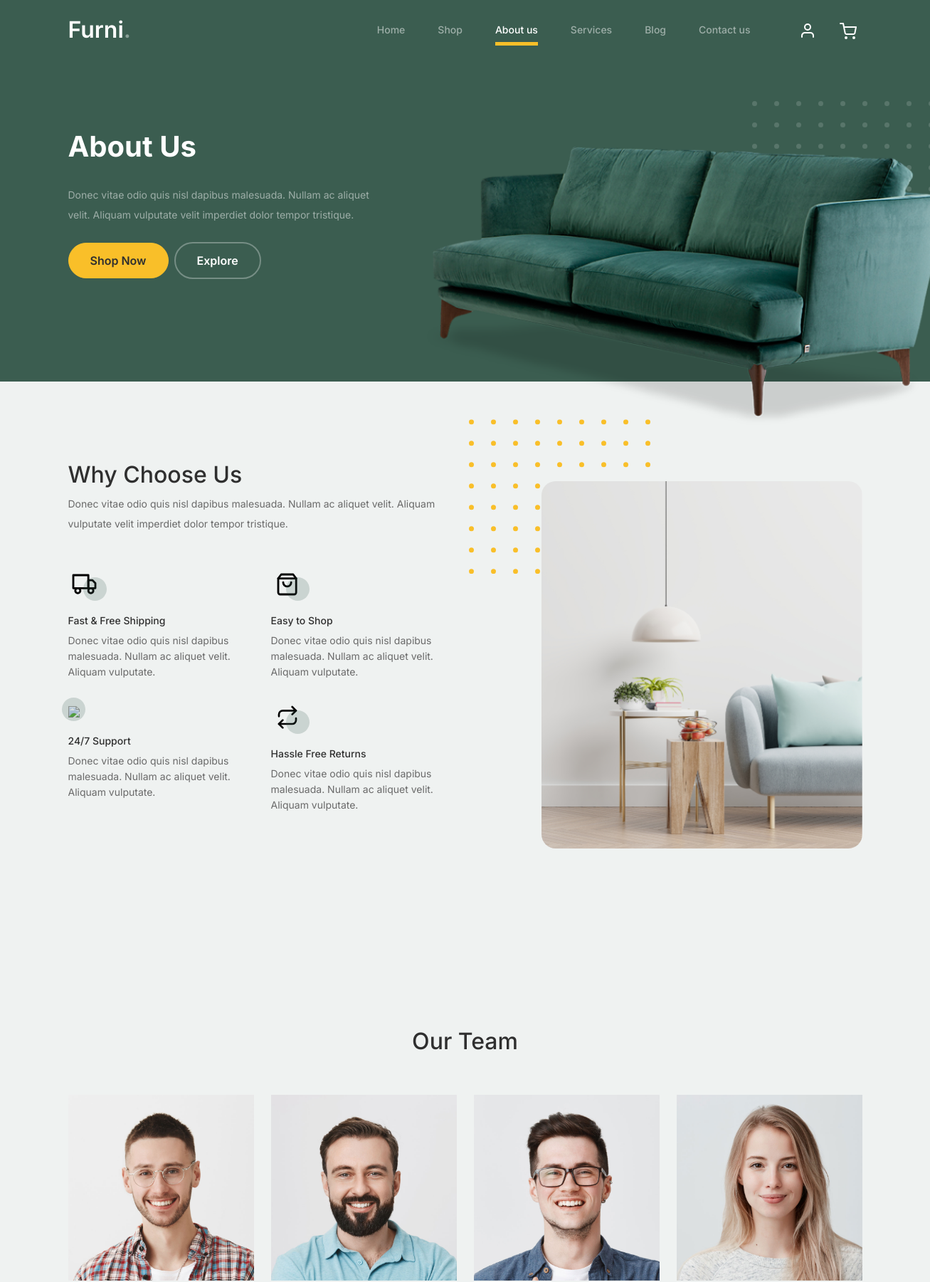
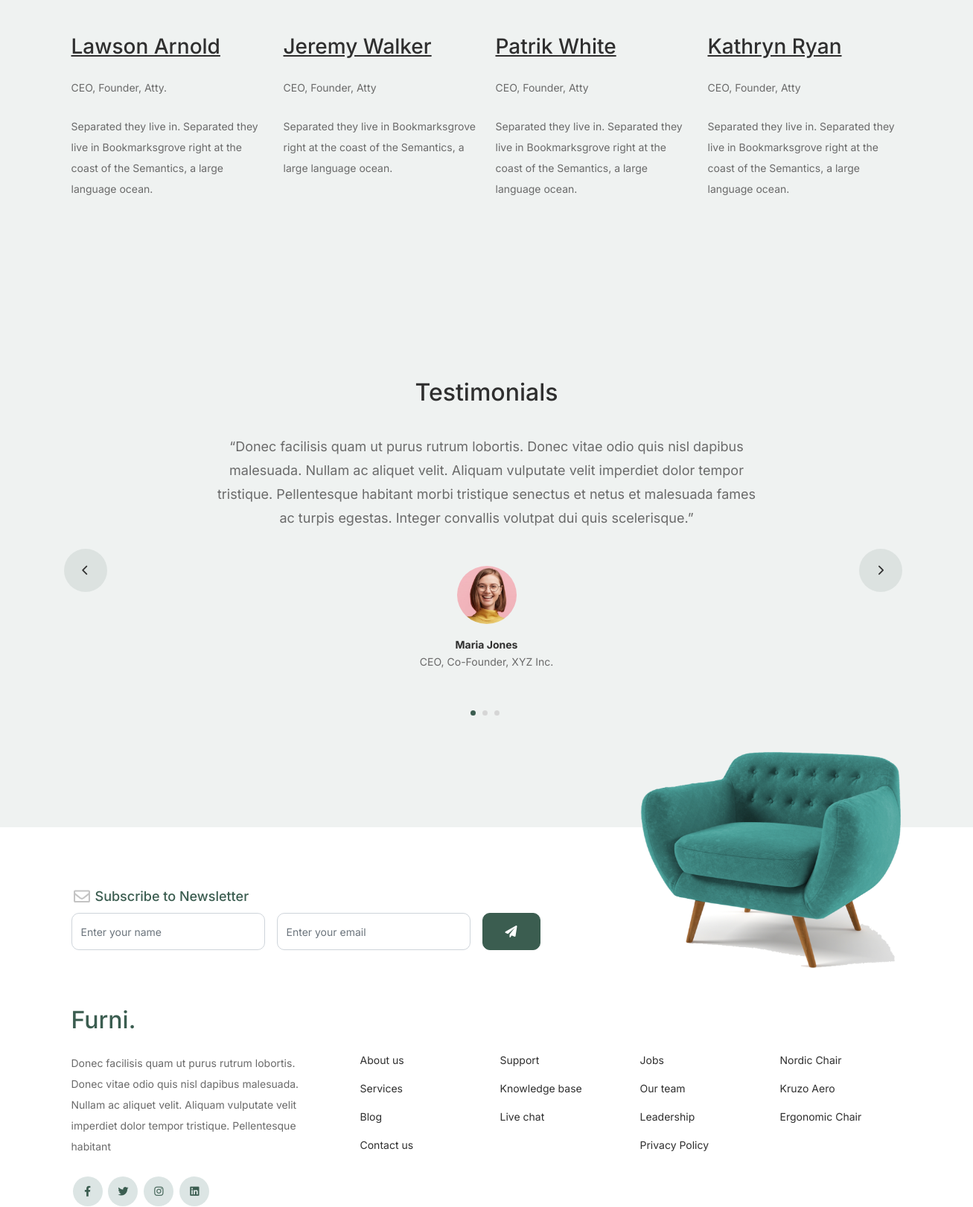
The page /about/ (upper part) on the database its author committed (2 pictures, top to bottom).
### Shop/models.py (models this page shows, shortened)
class Staff(models.Model):
    image = models.ImageField(upload_to="uploads/staff", default="uploads/staff.profile.jpg")
    name = models.CharField(max_length=100, blank=False, null=False)
    title = models.CharField(max_length=100, blank=False, null=False)
    desc = models.CharField(max_length=500, blank=False, null=False)

### Shop/views.py (the view)
# urls.py: path('about/', views.about, name="about"),
def about(request):
    staffs = Staff.objects.all()
    slides = Sliders.objects.all()
    return render(request, "about.html", { 'navbar': 'about', 'staffs':staffs, 'slides':slides})

### Shop/Templates/about.html (shortened to what this page needs)
{% extends "sliders.html" %}
{% load static %}
{% block body %}
			<div class="hero">
				<div class="container">
					<div class="row justify-content-between">
						<div class="col-lg-5">
							<div class="intro-excerpt">
								<h1>About Us</h1>
								<p class="mb-4">Donec vitae odio quis nisl dapibus malesuada. Nullam ac aliquet velit. Aliquam vulputate velit imperdiet dolor tempor tristique.</p>
								<p><a href="{% url 'Shop:shop' %}" class="btn btn-secondary me-2">Shop Now</a><a href="{% url 'Shop:shop' %}" class="btn btn-white-outline">Explore</a></p>
							</div>
						</div>
						<div class="col-lg-7">
							<div class="hero-img-wrap">
								<img src="{% static 'images/couch.png' %}" class="img-fluid">
							</div>
						</div>
					</div>
				</div>
			</div>
		<div class="why-choose-section">
			<div class="container">
				<div class="row justify-content-between align-items-center">
					<div class="col-lg-6">
						<h2 class="section-title">Why Choose Us</h2>
						<p>Donec vitae odio quis nisl dapibus malesuada. Nullam ac aliquet velit. Aliquam vulputate velit imperdiet dolor tempor tristique.</p>
						<div class="row my-5">
							<div class="col-6 col-md-6">
								<div class="feature">
									<div class="icon">
										<img src="{% static 'images/truck.svg' %}" alt="Image" class="imf-fluid">
									</div>
									<h3>Fast &amp; Free Shipping</h3>
									<p>Donec vitae odio quis nisl dapibus malesuada. Nullam ac aliquet velit. Aliquam vulputate.</p>
								</div>
							</div>
							<div class="col-6 col-md-6">
								<div class="feature">
									<div class="icon">
										<img src="{% static 'images/bag.svg' %}" alt="Image" class="imf-fluid">
									</div>
									<h3>Easy to Shop</h3>
									<p>Donec vitae odio quis nisl dapibus malesuada. Nullam ac aliquet velit. Aliquam vulputate.</p>
								</div>
							</div>
							<div class="col-6 col-md-6">
								<div class="feature">
									<div class="icon">
										<img src="{% static 'images/support.svg"' %} alt="Image" class="imf-fluid">
									</div>
									<h3>24/7 Support</h3>
									<p>Donec vitae odio quis nisl dapibus malesuada. Nullam ac aliquet velit. Aliquam vulputate.</p>
								</div>
							</div>
							<div class="col-6 col-md-6">
								<div class="feature">
									<div class="icon">
										<img src="{% static 'images/return.svg' %}" alt="Image" class="imf-fluid">
									</div>
									<h3>Hassle Free Returns</h3>
									<p>Donec vitae odio quis nisl dapibus malesuada. Nullam ac aliquet velit. Aliquam vulputate.</p>
								</div>
							</div>
						</div>
					</div>
					<div class="col-lg-5">
						<div class="img-wrap">
							<img src="{% static 'images/why-choose-us-img.jpg' %}" alt="Image" class="img-fluid">
						</div>
					</div>
				</div>
			</div>
		</div>
        <div class="untree_co-section">
			<div class="container">
				<div class="row mb-5">
					<div class="col-lg-5 mx-auto text-center">
						<h2 class="section-title">Our Team</h2>
					</div>
				</div>
				<div class="row">
					{% for staff in staffs %}
                        <div class="col-12 col-md-6 col-lg-3 mb-5 mb-md-0">
						    <img src="/media/{{ staff.image }}" class="img-fluid mb-5">
						    <h3 class="d-block position mb-4"><a href="#">{{ staff.name }}</a></h3>
                            <span class="d-block position mb-4">{{ staff.title }}</span>
                            <p>{{ staff.desc }}</p>
					    </div>
					{% endfor %}
				</div>
			</div>
		</div>
		<div class="testimonial-section before-footer-section">
			<div class="container">
				<div class="row">
					<div class="col-lg-7 mx-auto text-center">
						<h2 class="section-title">Testimonials</h2>
					</div>
				</div>
				<div class="row justify-content-center">
					<div class="col-lg-12">
						<div class="testimonial-slider-wrap text-center">
							<div id="testimonial-nav">
								<span class="prev" data-controls="prev"><span class="fa fa-chevron-left"></span></span>
								<span class="next" data-controls="next"><span class="fa fa-chevron-right"></span></span>
							</div>
							<div class="testimonial-slider">
								<div class="item">
									<div class="row justify-content-center">
										<div class="col-lg-8 mx-auto">
											<div class="testimonial-block text-center">
												<blockquote class="mb-5">
													<p>&ldquo;Donec facilisis quam ut purus rutrum lobortis. Donec vitae odio quis nisl dapibus malesuada. Nullam ac aliquet velit. Aliquam vulputate velit imperdiet dolor tempor tristique. Pellentesque habitant morbi tristique senectus et netus et malesuada fames ac turpis egestas. Integer convallis volutpat dui quis scelerisque.&rdquo;</p>
												</blockquote>
												<div class="author-info">
													<div class="author-pic">
														<img src="{% static 'images/person-1.png' %}" alt="Maria Jones" class="img-fluid">
													</div>
													<h3 class="font-weight-bold">Maria Jones</h3>
													<span class="position d-block mb-3">CEO, Co-Founder, XYZ Inc.</span>
												</div>
											</div>
										</div>
									</div>
								</div>
								<div class="item">
									<div class="row justify-content-center">
									</div>
								</div>
								<div class="item">
									<div class="row justify-content-center">
									</div>
								</div>
							</div>
						</div>
					</div>
				</div>
			</div>
		</div>
{% endblock %}

### Shop/static/css/tiny-slider.css (style rules this page uses)
.tns-slider { -webkit-transition:all 0s;-moz-transition:all 0s;transition:all 0s }
.tns-slider>.tns-item { -webkit-box-sizing:border-box;-moz-box-sizing:border-box;box-sizing:border-box }
.tns-horizontal.tns-subpixel { white-space:nowrap }
.tns-horizontal.tns-subpixel>.tns-item { display:inline-block;vertical-align:top;white-space:normal }

### rows shown on the page
Staff: image (picture), name "Lawson Arnold", title "CEO, Founder, Atty.", desc "Separated they live in. Separated they live in Bookmarksgrove right at the coast of the Semantics, a large language ocean."
Staff: image (picture), name "Jeremy Walker", title "CEO, Founder, Atty", desc "Separated they live in Bookmarksgrove right at the coast of the Semantics, a large language ocean."
Staff: image (picture), name "Patrik White", title "CEO, Founder, Atty", desc "Separated they live in. Separated they live in Bookmarksgrove right at the coast of the Semantics, a large language ocean."
Staff: image (picture), name "Kathryn Ryan", title "CEO, Founder, Atty", desc "Separated they live in. Separated they live in Bookmarksgrove right at the coast of the Semantics, a large language ocean."
